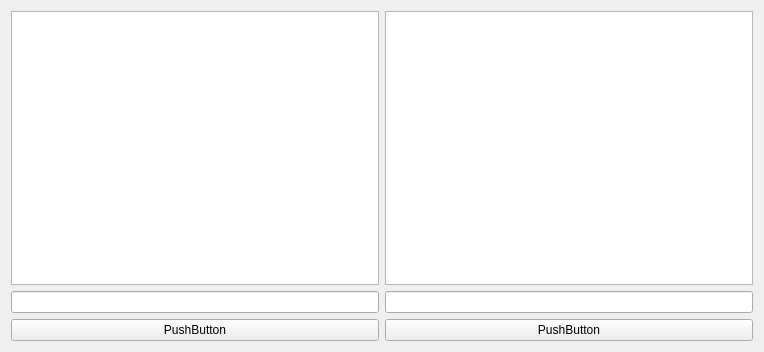
<?xml version="1.0" encoding="UTF-8"?>
<ui version="4.0">
 <class>KeyBoardDemo</class>
 <widget class="QWidget" name="KeyBoardDemo">
  <property name="geometry">
   <rect>
    <x>0</x>
    <y>0</y>
    <width>764</width>
    <height>352</height>
   </rect>
  </property>
  <property name="windowTitle">
   <string>Form</string>
  </property>
  <layout class="QGridLayout" name="gridLayout">
   <item row="0" column="0">
    <widget class="QTextEdit" name="textEdit"/>
   </item>
   <item row="0" column="1">
    <widget class="QTextEdit" name="textEdit_2"/>
   </item>
   <item row="1" column="0">
    <widget class="QLineEdit" name="lineEdit"/>
   </item>
   <item row="1" column="1">
    <widget class="QLineEdit" name="lineEdit_2"/>
   </item>
   <item row="2" column="0">
    <widget class="QPushButton" name="pushButton">
     <property name="text">
      <string>PushButton</string>
     </property>
    </widget>
   </item>
   <item row="2" column="1">
    <widget class="QPushButton" name="pushButton_2">
     <property name="text">
      <string>PushButton</string>
     </property>
    </widget>
   </item>
  </layout>
 </widget>
 <resources/>
 <connections/>
</ui>
